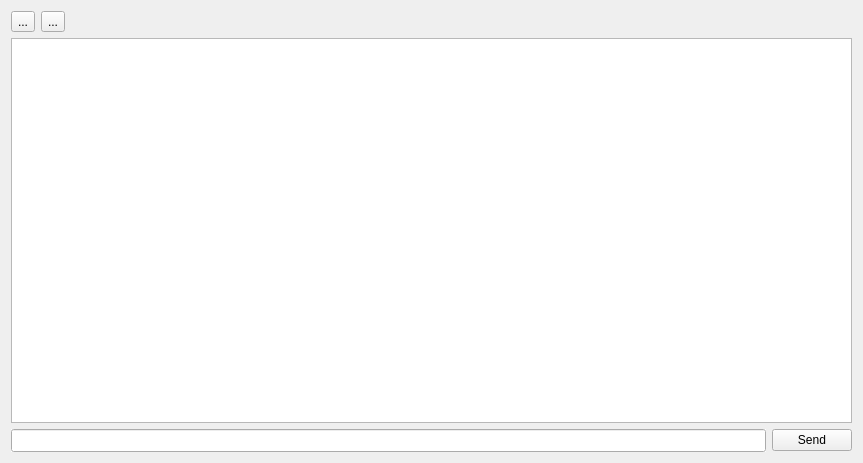
<?xml version="1.0" encoding="UTF-8"?>
<ui version="4.0">
 <class>ClientWindow</class>
 <widget class="QWidget" name="ClientWindow">
  <property name="geometry">
   <rect>
    <x>0</x>
    <y>0</y>
    <width>863</width>
    <height>463</height>
   </rect>
  </property>
  <property name="sizePolicy">
   <sizepolicy hsizetype="Expanding" vsizetype="Expanding">
    <horstretch>0</horstretch>
    <verstretch>0</verstretch>
   </sizepolicy>
  </property>
  <property name="windowTitle">
   <string>controller communication</string>
  </property>
  <property name="windowIcon">
   <iconset resource="unixres.qrc">
    <normaloff>:/Icons/pySICM16.png</normaloff>:/Icons/pySICM16.png</iconset>
  </property>
  <layout class="QVBoxLayout" name="verticalLayout_2">
   <item>
    <layout class="QVBoxLayout" name="verticalLayout">
     <item>
      <layout class="QHBoxLayout" name="horizontalLayout">
       <item>
        <widget class="QToolButton" name="toolButton_3">
         <property name="text">
          <string>...</string>
         </property>
         <property name="icon">
          <iconset>
           <normaloff>../../../../../../usr/share/icons/Tango/24x24/actions/filesaveas.png</normaloff>../../../../../../usr/share/icons/Tango/24x24/actions/filesaveas.png</iconset>
         </property>
        </widget>
       </item>
       <item>
        <widget class="QToolButton" name="toolButton_2">
         <property name="text">
          <string>...</string>
         </property>
         <property name="icon">
          <iconset>
           <normaloff>../../../../../../usr/share/icons/Tango/24x24/actions/edit-delete.png</normaloff>../../../../../../usr/share/icons/Tango/24x24/actions/edit-delete.png</iconset>
         </property>
        </widget>
       </item>
       <item>
        <spacer name="horizontalSpacer">
         <property name="orientation">
          <enum>Qt::Horizontal</enum>
         </property>
         <property name="sizeHint" stdset="0">
          <size>
           <width>40</width>
           <height>20</height>
          </size>
         </property>
        </spacer>
       </item>
      </layout>
     </item>
     <item>
      <widget class="QPlainTextEdit" name="plainTextEdit">
       <property name="enabled">
        <bool>true</bool>
       </property>
       <property name="font">
        <font>
         <family>Bera Sans Mono [bitstream]</family>
         <weight>50</weight>
         <bold>false</bold>
        </font>
       </property>
       <property name="textInteractionFlags">
        <set>Qt::TextSelectableByKeyboard|Qt::TextSelectableByMouse</set>
       </property>
      </widget>
     </item>
     <item>
      <layout class="QHBoxLayout" name="horizontalLayout_2">
       <item>
        <widget class="QLineEdit" name="lineEdit">
         <property name="font">
          <font>
           <family>Bera Sans Mono [bitstream]</family>
           <weight>50</weight>
           <bold>false</bold>
          </font>
         </property>
         <property name="autoFillBackground">
          <bool>true</bool>
         </property>
         <property name="text">
          <string/>
         </property>
        </widget>
       </item>
       <item>
        <widget class="QPushButton" name="pushButton">
         <property name="text">
          <string>Send</string>
         </property>
        </widget>
       </item>
      </layout>
     </item>
    </layout>
   </item>
  </layout>
 </widget>
 <resources>
  <include location="unixres.qrc"/>
 </resources>
 <connections>
  <connection>
   <sender>lineEdit</sender>
   <signal>returnPressed()</signal>
   <receiver>pushButton</receiver>
   <slot>click()</slot>
   <hints>
    <hint type="sourcelabel">
     <x>385</x>
     <y>435</y>
    </hint>
    <hint type="destinationlabel">
     <x>809</x>
     <y>436</y>
    </hint>
   </hints>
  </connection>
  <connection>
   <sender>toolButton_2</sender>
   <signal>clicked()</signal>
   <receiver>plainTextEdit</receiver>
   <slot>clear()</slot>
   <hints>
    <hint type="sourcelabel">
     <x>64</x>
     <y>26</y>
    </hint>
    <hint type="destinationlabel">
     <x>431</x>
     <y>231</y>
    </hint>
   </hints>
  </connection>
 </connections>
</ui>
